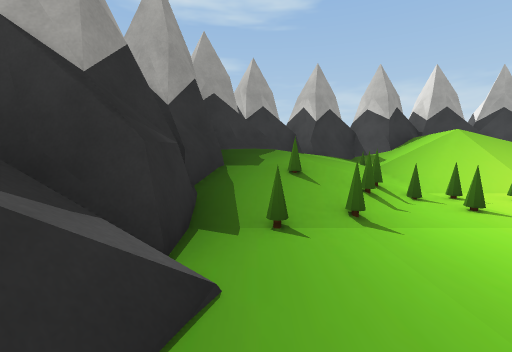
view 1 (above)

12 first-person views from a walk through a Unity game level. The camera is 1.3 m above the floor, tilts 6° down and sees 90° across. The floor is counted in squares, 2 m on a side. Each view is taken from the middle of a square. On the plan, view 1 faces up. The plan holds only what a view shows up to about 9 squares ahead; the rest is blank. The place goes on beyond the plan. Some surface patterns are stand-ins.

view 2
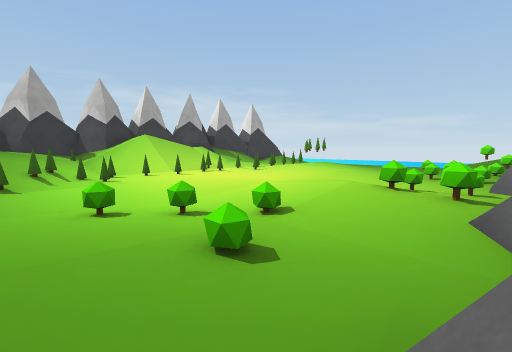

view 3
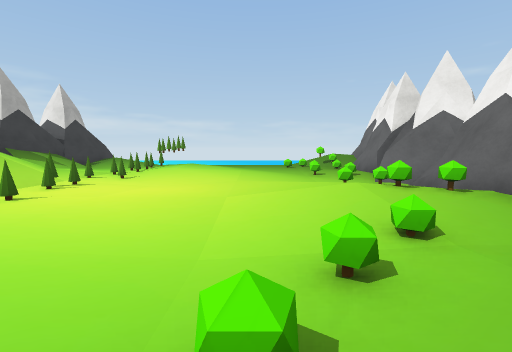

view 4
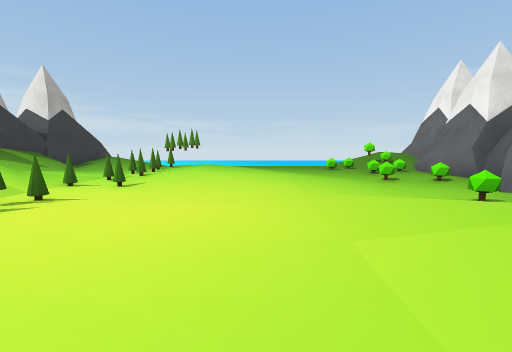

view 5
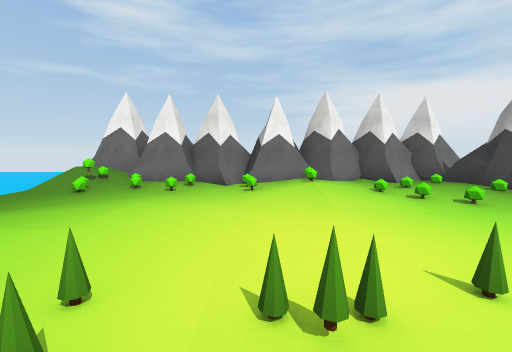

view 6
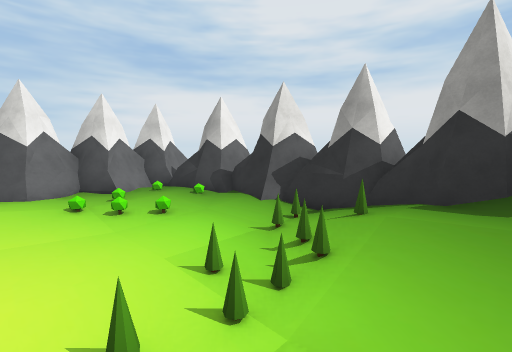

view 7
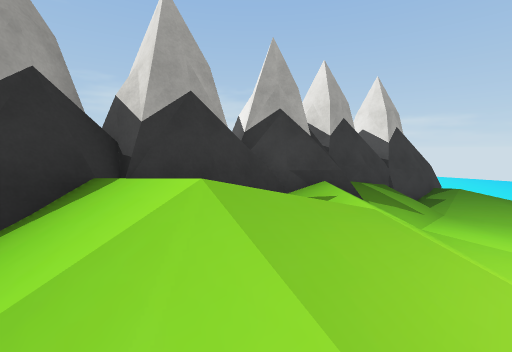

view 8
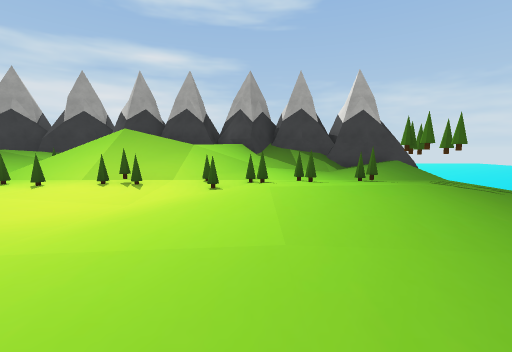

view 9
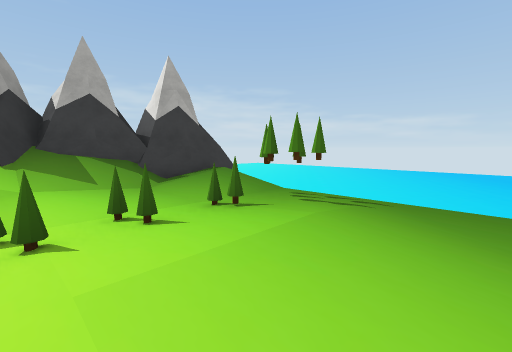

view 10
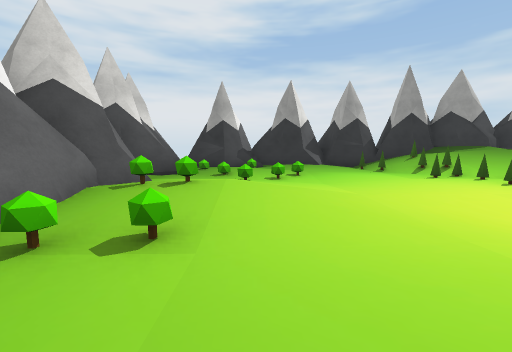

view 11
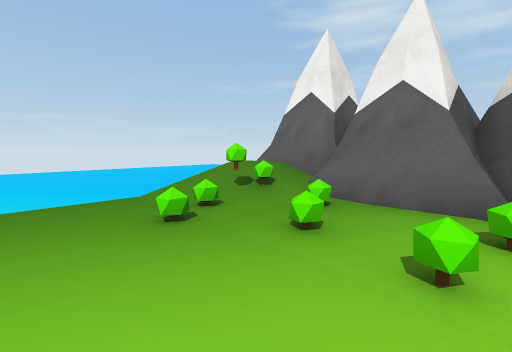

view 12
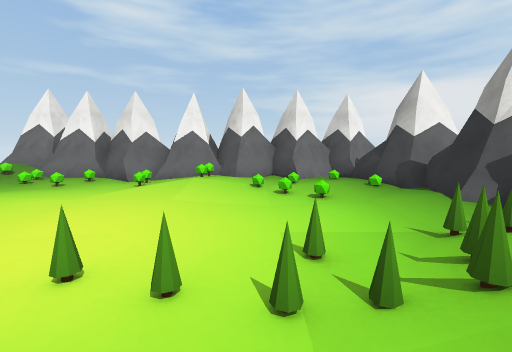

### Floor plan
Key: @ floor where view 1 was taken; # wall or solid block; . main floor; : floor 0.25 m higher than the main floor; - floor 0.25 m lower than the main floor; + floor 0.75 m higher than the main floor; * floor 1 m higher than the main floor; / step, stairs or slope; = window, fence, low wall or low ledge; ≈ liquid the walk keeps out of; ^ raised ledge.
Columns run from 1 left of view 1 to 12 right of it. Each row starts with its distance up from view 1.
  8   ###########
  7  ####////#/###
  6 #^*+=///////:≈
  5 #**//////...:≈
  4 #+//=...==/..≈
  3 #:/.==.=//.##≈
  2 #=..----.:::.≈
  1 #..-----.....≈
  0 #@./-........≈
 -1 #.../.:.---#.≈
 -2 #../.=.=-==./≈
 -3 ##.#/#.-###//≈
 -4 ##############
 -5              #

Where each view was taken, in squares from view 1:
view 1: 0 up, 0 right, facing up
view 2: 3 down, 1 right, facing up-right
view 3: 0 up, 1 right, facing right
view 4: 1 up, 3 right, facing right
view 5: 5 up, 6 right, facing down
view 6: 5 up, 4 right, facing down-left
view 7: 5 up, 4 right, facing up-right
view 8: 1 down, 8 right, facing up
view 9: 1 up, 8 right, facing up-right
view 10: 1 down, 8 right, facing left
view 11: 0 up, 8 right, facing down-right
view 12: 5 up, 3 right, facing down
